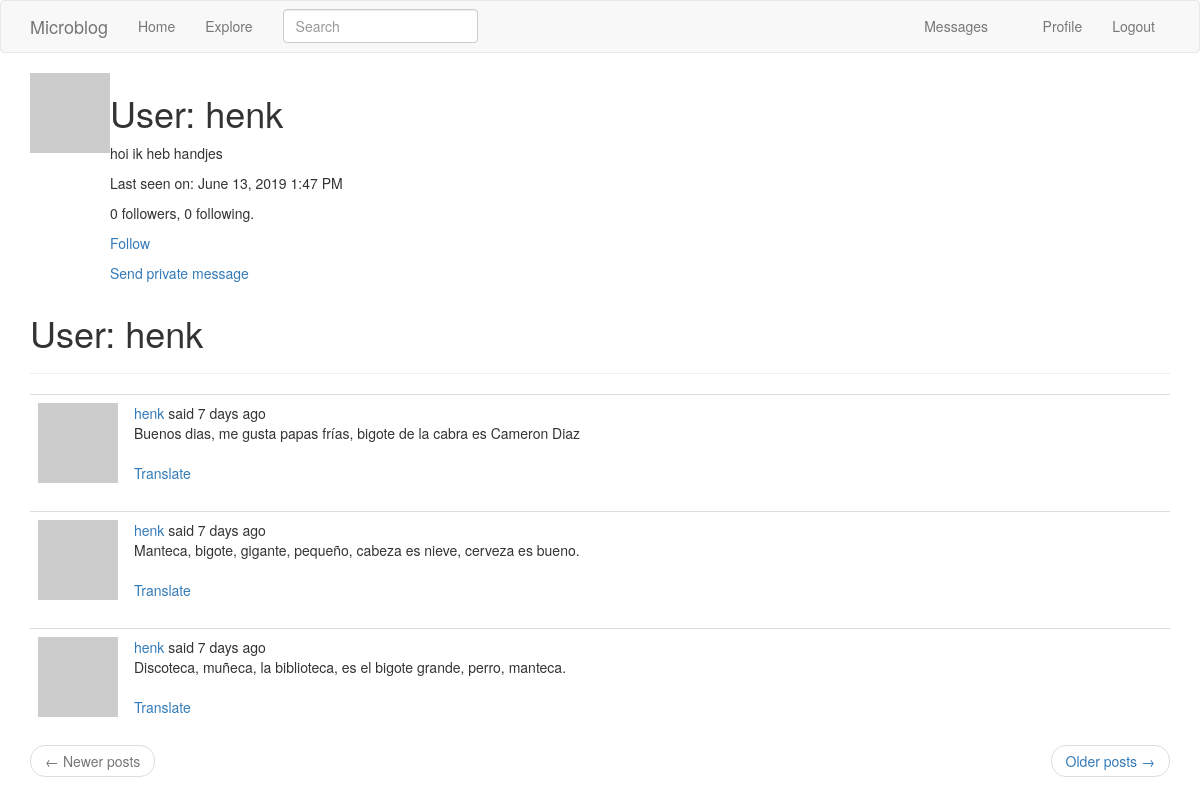
The app's page /user/henk (signed in) with its own data.
### app/models.py (models this page shows, shortened)
class User(UserMixin, db.Model):
    id = db.Column(db.Integer, primary_key=True)
    username = db.Column(db.String(64), index=True, unique=True)
    email = db.Column(db.String(120), index=True, unique=True)
    password_hash = db.Column(db.String(128))
    posts = db.relationship('Post', backref='author', lazy='dynamic')
    about_me = db.Column(db.String(140))
    last_seen = db.Column(db.DateTime, default=datetime.utcnow)
    messages_sent = db.relationship('Message',
                                    foreign_keys='Message.sender_id',
                                    backref='author',
                                    lazy='dynamic')
    messages_received = db.relationship('Message',
                                        foreign_keys='Message.recipient_id',
                                        backref='recipient',
                                        lazy='dynamic')
    last_message_read_time = db.Column(db.DateTime)
    notifications = db.relationship('Notification', backref='user', lazy='dynamic')
    followed = db.relationship(
        'User',
        secondary=followers,
        primaryjoin=(followers.c.follower_id == id),
        secondaryjoin=(followers.c.followed_id == id),
        backref=db.backref('followers', lazy='dynamic'),
        lazy='dynamic')
    tasks = db.relationship('Task', backref='user', lazy='dynamic')
    def avatar(self, size):
        digest = md5(self.email.lower().encode('utf-8')).hexdigest()
        return 'https://www.gravatar.com/avatar/{}?d=identicon&s={}'.format(digest, size)
    def is_following(self, user):
        return self.followed.filter(
            followers.c.followed_id == user.id).count() > 0
    def new_messages(self):
        last_read_time = self.last_message_read_time or datetime(1900, 1, 1)
        return Message.query.filter_by(recipient=self).filter(
            Message.timestamp > last_read_time).count()
    def get_tasks_in_progress(self):
        return Task.query.filter_by(user=self, complete=False).all()

class SearchableMixin(object):
    @classmethod
    def before_commit(cls, session):
        session._changes = {
            'add': list(session.new),
            'update': list(session.dirty),
            'delete': list(session.deleted)
        }
    @classmethod
    def after_commit(cls, session):
        for obj in session._changes['add']:
            if isinstance(obj, SearchableMixin):
                add_to_index(obj.__tablename__, obj)
        for obj in session._changes['update']:
            if isinstance(obj, SearchableMixin):
                add_to_index(obj.__tablename__, obj)
        for obj in session._changes['delete']:
            if isinstance(obj, SearchableMixin):
                remove_from_index(obj.__tablename__, obj)
        session._changes = None

class Post(db.Model, SearchableMixin):
    __searchable__ = ['body']
    id = db.Column(db.Integer, primary_key=True)
    body = db.Column(db.String(140))
    timestamp = db.Column(db.DateTime, index=True, default=datetime.utcnow)
    user_id = db.Column(db.Integer, db.ForeignKey('user.id'))
    language = db.Column(db.String(5))

### app/main/routes.py (the view)
@bp.route('/user/<username>')
@login_required
def user(username):
    user = User.query.filter_by(username=username).first_or_404()
    page = request.args.get('page', 1, type=int)
    posts = user.posts.order_by(Post.timestamp.desc()).paginate(
        page, current_app.config['POSTS_PER_PAGE'], False)
    next_url = url_for('main.user', username=user.username, page=posts.next_num) \
        if posts.has_next else None
    prev_url = url_for('main.user', username=user.username, page=posts.prev_num) \
        if posts.has_prev else None
    return render_template('user.html', user=user, posts=posts.items,
                            next_url=next_url, prev_url=prev_url)

### app/main/forms.py
class SearchForm(FlaskForm):
    q = StringField(_l('Search'), validators=[DataRequired()])
    def __init__(self, *args, **kwargs):
        if 'formdata' not in kwargs:
            kwargs['formdata'] = request.args
        if 'csrf_enabled' not in kwargs:
            kwargs['csrf_enabled'] = False
        super(SearchForm, self).__init__(*args, **kwargs)

### app/main/routes.py (called while the page is built)
@bp.before_app_request
def before_request():
    if current_user.is_authenticated:
        current_user.last_seen = datetime.utcnow()
        db.session.commit()
        g.search_form = SearchForm()
    g.locale = str(get_locale())

### app/models.py (called while the page is built)
@login.user_loader
def load_user(id):
    return User.query.get(int(id))

### app/templates/user.html
{% extends "base.html" %}
{% block app_content %}
    <table>
        <tr valign="top">
            <td><img src="{{ user.avatar(128) }}"></td>
            <td>
                <h1>User: {{ user.username }}</h1>
                {% if user.about_me %}<p>{{ user.about_me }}</p>{% endif %}
                {% if user.last_seen %}
                <p>Last seen on: {{ moment(user.last_seen).format('LLL') }}</p>
                {% endif %}
                <p>{{ user.followers.count() }} followers, {{ user.followed.count() }} following.</p>
                {% if user == current_user %}
                <p><a href="{{ url_for('main.edit_profile') }}">Edit your profile</a></p>
                    {% if not current_user.get_task_in_progress('export_posts') %}
                    <p>
                        <a href="{{ url_for('main.export_posts') }}">
                            {{ _('Export your posts') }}
                        </a>
                    </p>
                    {% endif %}
                {% elif not current_user.is_following(user) %}
                <p><a href="{{ url_for('main.follow', username=user.username) }}">Follow</a></p>
                {% else %}
                <p><a href="{{ url_for('main.unfollow', username=user.username) }}"></a>Unfollow</p>
                {% endif %}
                {% if user != current_user %}
                    <p>
                        <a href="{{ url_for('main.send_message', recipient=user.username) }}">
                            {{ _('Send private message') }}
                        </a>
                    </p>
                {% endif %}
            </td>
        </tr>
    </table>
    <h1>User: {{ user.username }}</h1>
    <hr>
    {% for post in posts %}
        {% include '_post.html' %}
    {% endfor %}
    <nav aria-label="...">
        <ul class="pager">
            <li class="previous{% if not prev_url %} disabled{% endif %}">
                <a href="{{ prev_url or '#' }}">
                    <span aria-hidden="true">&larr;</span> Newer posts
                </a>
            </li>
            <li class="next{% if not next_url %} disabled{% endif %}">
                <a href="{{ next_url or '#' }}">
                    Older posts <span aria-hidden="true">&rarr;</span>
                </a>
            </li>
        </ul>
    </nav>
{% endblock %}

### app/templates/_post.html (shortened to what this page needs)
<table class="table table-hover">
    <tr>
        <td width="70px">
            <a href="{{ url_for('main.user', username=post.author.username) }}">
                <img src="{{ post.author.avatar(70) }}" />
            </a>
        </td>
        <td>
            {{ _('%(username)s said %(when)s', username = user_link, when=moment(post.timestamp).fromNow()) }}<br>
            <span id="post{{ post.id }}">{{ post.body }}</span>
            {% if post.language and post.language != g.locale %}
            <br><br>
            <span id="translation{{ post.id }}">
                    <a href="javascript:translate('#post{{ post.id }}', '#translation{{ post.id }}',
                                                  '{{ post.language }}', '{{ g.locale }}');">
                        {{ _('Translate') }}
                    </a>
            </span>
            {% endif %}
        </td>
    </tr>
</table>

### records on screen
User: username "henk", about_me "hoi ik heb handjes", last_seen "June 13, 2019 1:47 PM"
Post: body "Buenos dias, me gusta papas frías, bigote de la cabra es Cameron Diaz"
Post: body "Manteca, bigote, gigante, pequeño, cabeza es nieve, cerveza es bueno."
Post: body "Discoteca, muñeca, la biblioteca, es el bigote grande, perro, manteca."

### other values on screen
{{ user.followers.count() }} "0"
{{ user.followed.count() }} "0"
